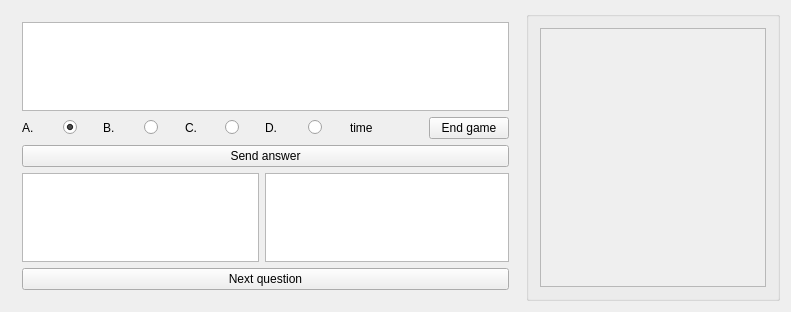
<?xml version="1.0" encoding="UTF-8"?>
<ui version="4.0">
 <class>MyWidget</class>
 <widget class="QWidget" name="MyWidget">
  <property name="enabled">
   <bool>true</bool>
  </property>
  <property name="geometry">
   <rect>
    <x>0</x>
    <y>0</y>
    <width>791</width>
    <height>312</height>
   </rect>
  </property>
  <property name="windowTitle">
   <string>QuizApp</string>
  </property>
  <layout class="QGridLayout" name="gridLayout_4">
   <item row="0" column="1">
    <widget class="QGroupBox" name="talkGroup">
     <property name="enabled">
      <bool>false</bool>
     </property>
     <property name="title">
      <string/>
     </property>
     <layout class="QGridLayout" name="gridLayout">
      <item row="0" column="0" colspan="2">
       <widget class="QTextEdit" name="msgsTextEdit">
        <property name="accessibleName">
         <string/>
        </property>
        <property name="readOnly">
         <bool>true</bool>
        </property>
       </widget>
      </item>
     </layout>
    </widget>
   </item>
   <item row="0" column="0">
    <widget class="QStackedWidget" name="stackedWidget">
     <property name="currentIndex">
      <number>3</number>
     </property>
     <widget class="QWidget" name="startPage">
      <layout class="QGridLayout" name="gridLayout_3">
       <item row="0" column="0">
        <widget class="QGroupBox" name="connectGroup">
         <property name="accessibleDescription">
          <string/>
         </property>
         <property name="autoFillBackground">
          <bool>false</bool>
         </property>
         <property name="title">
          <string/>
         </property>
         <layout class="QHBoxLayout" name="horizontalLayout">
          <item>
           <widget class="QLineEdit" name="hostLineEdit">
            <property name="text">
             <string>localhost</string>
            </property>
           </widget>
          </item>
          <item>
           <widget class="QSpinBox" name="portSpinBox">
            <property name="buttonSymbols">
             <enum>QAbstractSpinBox::PlusMinus</enum>
            </property>
            <property name="minimum">
             <number>1</number>
            </property>
            <property name="maximum">
             <number>65535</number>
            </property>
            <property name="value">
             <number>2000</number>
            </property>
           </widget>
          </item>
          <item>
           <widget class="QPushButton" name="conectBtn">
            <property name="text">
             <string>Connect</string>
            </property>
           </widget>
          </item>
         </layout>
        </widget>
       </item>
       <item row="1" column="0">
        <widget class="QGroupBox" name="nickGroup">
         <property name="enabled">
          <bool>false</bool>
         </property>
         <property name="title">
          <string/>
         </property>
         <property name="alignment">
          <set>Qt::AlignLeading|Qt::AlignLeft|Qt::AlignTop</set>
         </property>
         <property name="flat">
          <bool>false</bool>
         </property>
         <property name="checkable">
          <bool>false</bool>
         </property>
         <layout class="QHBoxLayout" name="horizontalLayout_2">
          <item>
           <widget class="QLineEdit" name="nickLineEdit"/>
          </item>
          <item>
           <widget class="QPushButton" name="nickBtn">
            <property name="text">
             <string>Set nick</string>
            </property>
           </widget>
          </item>
         </layout>
        </widget>
       </item>
       <item row="2" column="0">
        <widget class="QGroupBox" name="typePlayerGroup">
         <property name="enabled">
          <bool>false</bool>
         </property>
         <layout class="QGridLayout" name="gridLayout_2">
          <item row="0" column="0">
           <widget class="QLineEdit" name="joinqLineEdit"/>
          </item>
          <item row="0" column="1">
           <widget class="QPushButton" name="joinqBtn">
            <property name="text">
             <string>Join quiz</string>
            </property>
           </widget>
          </item>
          <item row="1" column="0" colspan="2">
           <widget class="QPushButton" name="creatqBtn">
            <property name="text">
             <string>Create quiz</string>
            </property>
           </widget>
          </item>
         </layout>
        </widget>
       </item>
      </layout>
     </widget>
     <widget class="QWidget" name="createPage">
      <layout class="QGridLayout" name="gridLayout_5">
       <item row="5" column="0">
        <widget class="QLabel" name="label_5">
         <property name="text">
          <string>d</string>
         </property>
        </widget>
       </item>
       <item row="6" column="1" colspan="3">
        <widget class="QSpinBox" name="timeSpinBox">
         <property name="minimum">
          <number>1</number>
         </property>
         <property name="maximum">
          <number>600</number>
         </property>
         <property name="value">
          <number>20</number>
         </property>
        </widget>
       </item>
       <item row="5" column="1" colspan="3">
        <widget class="QLineEdit" name="answerD">
         <property name="enabled">
          <bool>false</bool>
         </property>
        </widget>
       </item>
       <item row="1" column="0" colspan="3">
        <widget class="QLabel" name="label_7">
         <property name="text">
          <string>How many answers (2-4)</string>
         </property>
        </widget>
       </item>
       <item row="2" column="1" colspan="3">
        <widget class="QLineEdit" name="answerA">
         <property name="accessibleName">
          <string/>
         </property>
         <property name="text">
          <string/>
         </property>
         <property name="placeholderText">
          <string/>
         </property>
        </widget>
       </item>
       <item row="0" column="1" colspan="3">
        <widget class="QLineEdit" name="QuestionlineEdit"/>
       </item>
       <item row="4" column="4">
        <widget class="QRadioButton" name="answerCradioButton">
         <property name="enabled">
          <bool>false</bool>
         </property>
         <property name="text">
          <string/>
         </property>
        </widget>
       </item>
       <item row="7" column="0" colspan="2">
        <widget class="QPushButton" name="addQpushBtn">
         <property name="text">
          <string>Add next question</string>
         </property>
        </widget>
       </item>
       <item row="4" column="0">
        <widget class="QLabel" name="label_4">
         <property name="text">
          <string>c</string>
         </property>
        </widget>
       </item>
       <item row="2" column="0">
        <widget class="QLabel" name="label_2">
         <property name="text">
          <string>a</string>
         </property>
        </widget>
       </item>
       <item row="4" column="1" colspan="3">
        <widget class="QLineEdit" name="answerC">
         <property name="enabled">
          <bool>false</bool>
         </property>
        </widget>
       </item>
       <item row="3" column="1" colspan="3">
        <widget class="QLineEdit" name="answerB"/>
       </item>
       <item row="2" column="4">
        <widget class="QRadioButton" name="answerAradioButton">
         <property name="text">
          <string/>
         </property>
         <property name="checked">
          <bool>true</bool>
         </property>
        </widget>
       </item>
       <item row="6" column="0">
        <widget class="QLabel" name="label_6">
         <property name="text">
          <string>Time [s]</string>
         </property>
        </widget>
       </item>
       <item row="3" column="0">
        <widget class="QLabel" name="label_3">
         <property name="text">
          <string>b</string>
         </property>
        </widget>
       </item>
       <item row="0" column="0">
        <widget class="QLabel" name="label">
         <property name="text">
          <string>Question</string>
         </property>
        </widget>
       </item>
       <item row="5" column="4">
        <widget class="QRadioButton" name="answerDradioButton">
         <property name="enabled">
          <bool>false</bool>
         </property>
         <property name="text">
          <string/>
         </property>
        </widget>
       </item>
       <item row="3" column="4">
        <widget class="QRadioButton" name="answerBradioButton">
         <property name="text">
          <string/>
         </property>
        </widget>
       </item>
       <item row="1" column="3">
        <widget class="QSpinBox" name="answersSpinBox">
         <property name="minimum">
          <number>2</number>
         </property>
         <property name="maximum">
          <number>4</number>
         </property>
        </widget>
       </item>
       <item row="7" column="2" colspan="2">
        <widget class="QPushButton" name="finishPushBtn">
         <property name="text">
          <string>This is my last question</string>
         </property>
        </widget>
       </item>
      </layout>
     </widget>
     <widget class="QWidget" name="joinPage">
      <layout class="QGridLayout" name="gridLayout_6">
       <item row="0" column="0">
        <widget class="QLabel" name="label_8">
         <property name="text">
          <string>Waiting for owner to start the game...</string>
         </property>
        </widget>
       </item>
       <item row="1" column="0">
        <widget class="QLabel" name="label_9">
         <property name="text">
          <string>Players in lobby:</string>
         </property>
        </widget>
       </item>
       <item row="2" column="0">
        <widget class="QListWidget" name="playersListWidget"/>
       </item>
       <item row="3" column="0">
        <widget class="QPushButton" name="startGameBtn">
         <property name="enabled">
          <bool>false</bool>
         </property>
         <property name="text">
          <string>Start the game</string>
         </property>
        </widget>
       </item>
      </layout>
     </widget>
     <widget class="QWidget" name="gamePage">
      <layout class="QGridLayout" name="gridLayout_7">
       <item row="4" column="0" colspan="11">
        <widget class="QPushButton" name="loadNextQBtn">
         <property name="text">
          <string>Next question</string>
         </property>
        </widget>
       </item>
       <item row="1" column="3">
        <widget class="QRadioButton" name="finalBBtn">
         <property name="text">
          <string/>
         </property>
        </widget>
       </item>
       <item row="1" column="0">
        <widget class="QLabel" name="label_10">
         <property name="text">
          <string>A.</string>
         </property>
        </widget>
       </item>
       <item row="1" column="5">
        <widget class="QRadioButton" name="finalCBtn">
         <property name="enabled">
          <bool>true</bool>
         </property>
         <property name="text">
          <string/>
         </property>
        </widget>
       </item>
       <item row="3" column="0" colspan="6">
        <widget class="QListWidget" name="rankingListWidget"/>
       </item>
       <item row="1" column="2">
        <widget class="QLabel" name="label_11">
         <property name="text">
          <string>B.</string>
         </property>
        </widget>
       </item>
       <item row="1" column="4">
        <widget class="QLabel" name="label_12">
         <property name="text">
          <string>C.</string>
         </property>
        </widget>
       </item>
       <item row="1" column="1">
        <widget class="QRadioButton" name="finalABtn">
         <property name="text">
          <string/>
         </property>
         <property name="checked">
          <bool>true</bool>
         </property>
        </widget>
       </item>
       <item row="1" column="6">
        <widget class="QLabel" name="label_13">
         <property name="text">
          <string>D.</string>
         </property>
        </widget>
       </item>
       <item row="2" column="0" colspan="11">
        <widget class="QPushButton" name="sndAnsBtn">
         <property name="text">
          <string>Send answer</string>
         </property>
        </widget>
       </item>
       <item row="0" column="0" colspan="11">
        <widget class="QTextEdit" name="QandAtextEdit"/>
       </item>
       <item row="3" column="6" colspan="5">
        <widget class="QTextEdit" name="infoTextEdit"/>
       </item>
       <item row="1" column="10">
        <widget class="QPushButton" name="endGameBtn">
         <property name="text">
          <string>End game</string>
         </property>
        </widget>
       </item>
       <item row="1" column="7">
        <widget class="QRadioButton" name="finalDBtn">
         <property name="enabled">
          <bool>true</bool>
         </property>
         <property name="text">
          <string/>
         </property>
         <property name="checked">
          <bool>false</bool>
         </property>
        </widget>
       </item>
       <item row="1" column="8" colspan="2">
        <widget class="QLabel" name="timeLabel">
         <property name="text">
          <string>time</string>
         </property>
        </widget>
       </item>
      </layout>
     </widget>
    </widget>
   </item>
  </layout>
 </widget>
 <layoutdefault spacing="6" margin="11"/>
 <tabstops>
  <tabstop>portSpinBox</tabstop>
  <tabstop>hostLineEdit</tabstop>
  <tabstop>conectBtn</tabstop>
  <tabstop>msgsTextEdit</tabstop>
 </tabstops>
 <resources/>
 <connections/>
</ui>
